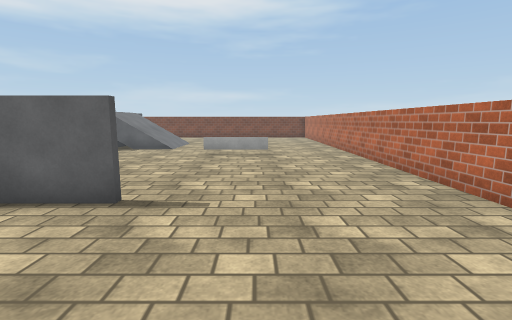
view 1 (above)

16 first-person views from a walk through a Unity game level. The camera is 1.4 m above the floor, tilts 8° down and sees 85° across. The floor is counted in squares, 1 m on a side. Each view is taken from the middle of a square. On the plan, view 1 faces up. The plan holds only what a view shows up to about 14 squares ahead; the rest is blank. Surface patterns are stand-ins for the level's own textures.

view 2
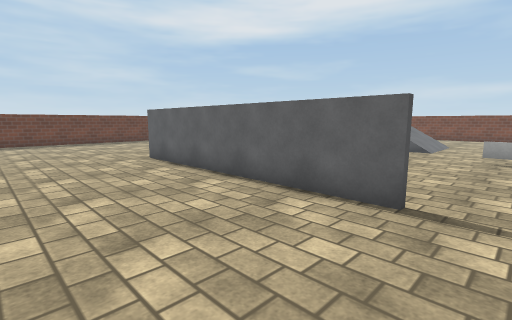

view 3
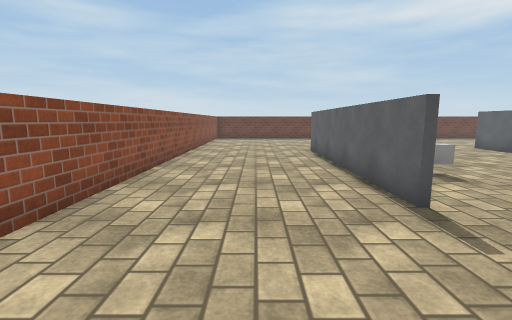

view 4
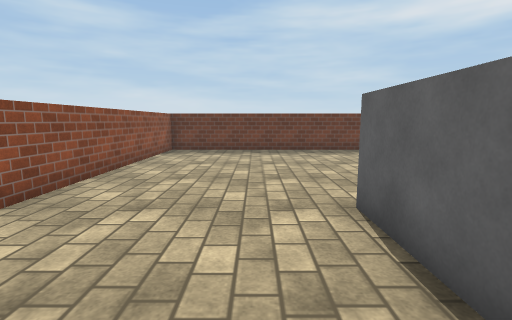

view 5
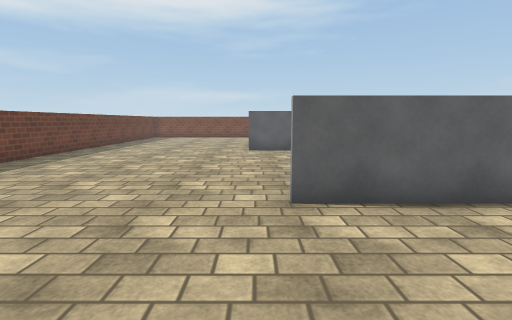

view 6
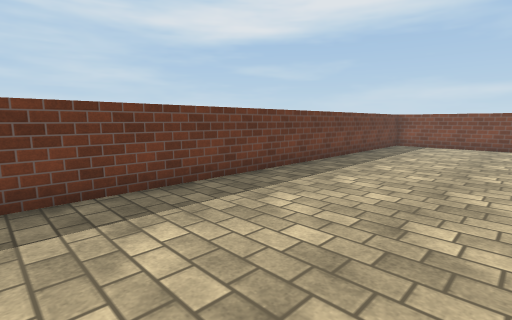

view 7
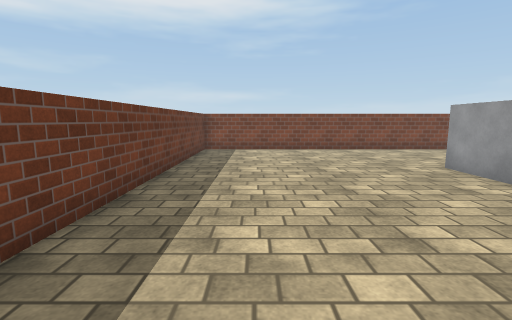

view 8
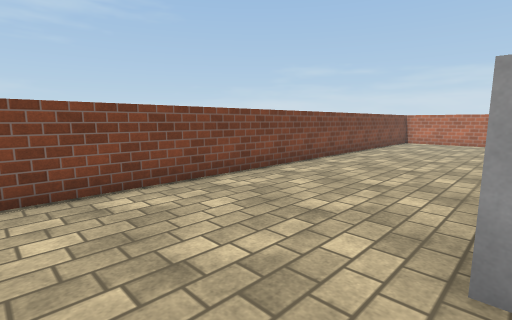

view 9
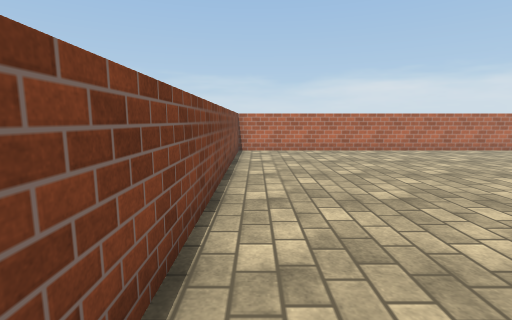

view 10
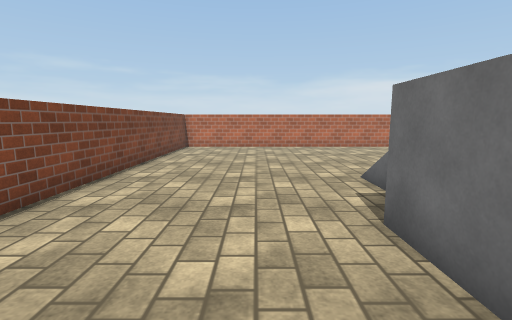

view 11
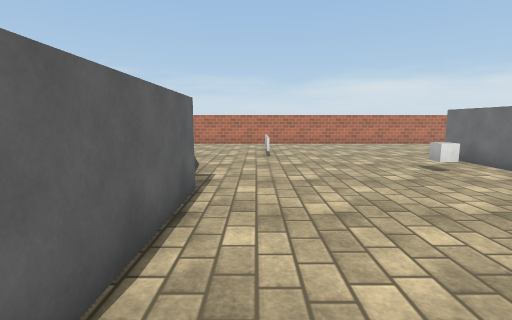

view 12
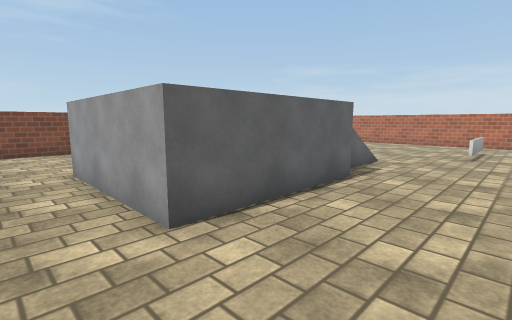

view 13
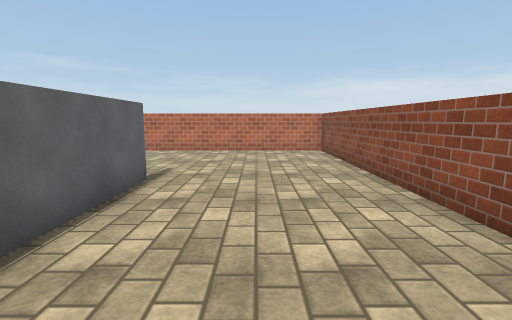

view 14
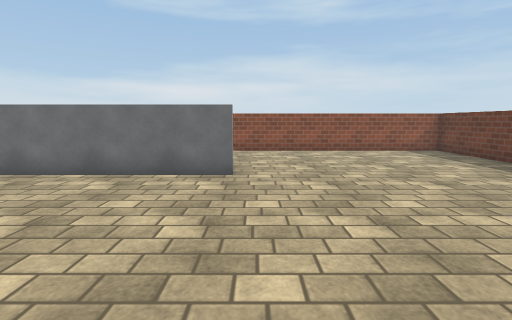

view 15
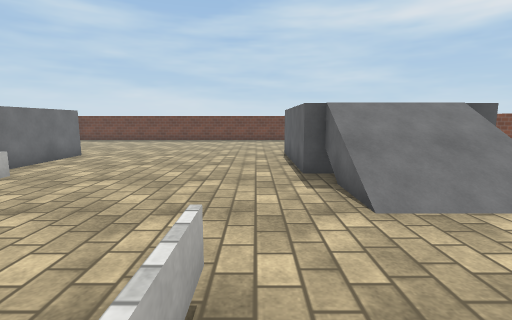

view 16
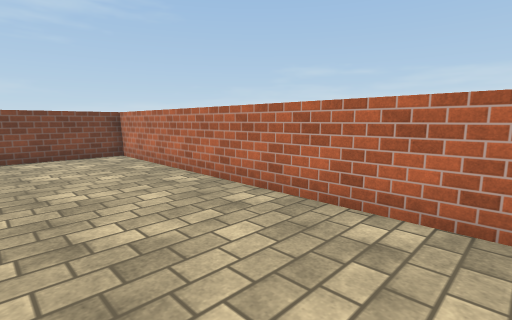

### Floor plan
Key: @ floor where view 1 was taken; # wall or solid block; . main floor; : floor 1.75 m higher than the main floor; / step, stairs or slope; = window, fence, low wall or low ledge; v drop or lower ground; C cube.
Columns run from 21 left of view 1 to 4 right of it. Each row starts with its distance up from view 1.
 24 ##########################
 23 #........................#
 22 #........................#
 21 #........................#
 20 #........................#
 19 #........................#
 18 #........:::::#..........#
 17 #........:    ///........#
 16 #........:    ///........#
 15 #........:    ///........#
 14 #........:    /v/........#
 13 #............v...........#
 12 #........................#
 11 #..................===...#
 10 #........................#
  9 #........................#
  8 #........................#
  7 #...............C........#
  6 #........................#
  5 #.........#########......#
  4 #........................#
  3 #........................#
  2 #........................#
  1 #........................#
  0 #....................@...#
 -1 ##########################

Positions as (right, up) in squares from view 1, and headings:
1: (0, 0), facing up
2: (-1, 0), facing up-left
3: (2, 2), facing left
4: (-7, 3), facing left
5: (-12, 0), facing up
6: (-15, 7), facing up-left
7: (-18, 10), facing up
8: (-15, 18), facing up-right
9: (-9, 23), facing right
10: (-11, 20), facing right
11: (-13, 12), facing right
12: (-14, 10), facing up-right
13: (-9, 2), facing right
14: (-12, 12), facing down
15: (0, 12), facing left
16: (0, 12), facing up-right
